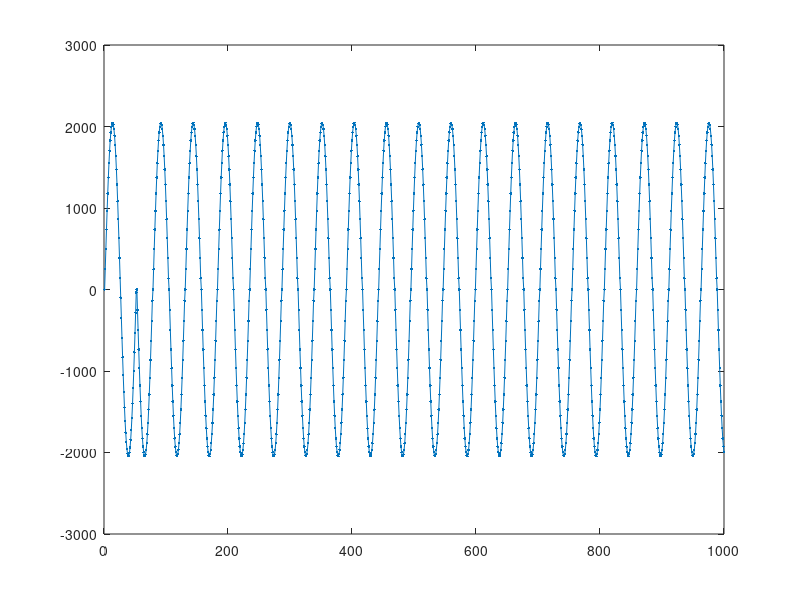

This chart was generated by the following MATLAB code:
clear
clc

onda=[0;12;25;37;50;62;75;87;100;112;125;138;150;163;175;188;200;213;225;238;250;263;275;287;300;312;325;337;349;362;
374;387;399;411;423;436;448;460;472;485;497;509;521;533;545;558;570;582;594;606;618;630;642;654;665;677;689;701;
713;724;736;748;760;771;783;794;806;818;829;840;852;863;875;886;897;909;920;931;942;953;964;976;987;998;1008;1019;
1030;1041;1052;1063;1073;1084;1095;1105;1116;1126;1137;1147;1158;1168;1178;1188;1199;1209;1219;1229;1239;1249;1259;
1269;1279;1288;1298;1308;1317;1327;1337;1346;1355;1365;1374;1383;1393;1402;1411;1420;1429;1438;1447;1456;1465;1473;
1482;1491;1499;1508;1516;1525;1533;1541;1550;1558;1566;1574;1582;1590;1598;1605;1613;1621;1629;1636;1644;1651;1659;
1666;1673;1680;1687;1695;1702;1708;1715;1722;1729;1736;1742;1749;1755;1762;1768;1774;1781;1787;1793;1799;1805;1811;
1816;1822;1828;1834;1839;1845;1850;1855;1861;1866;1871;1876;1881;1886;1891;1895;1900;1905;1909;1914;1918;1923;1927;
1931;1935;1939;1943;1947;1951;1955;1958;1962;1966;1969;1972;1976;1979;1982;1985;1988;1991;1994;1997;1999;2002;2005;
2007;2010;2012;2014;2016;2018;2021;2022;2024;2026;2028;2030;2031;2033;2034;2035;2037;2038;2039;2040;2041;2042;2043;
2043;2044;2045;2045;2046;2046;2046;2046;2046];

F =20;
cuenta=1;
indice=1;
cuenta=1;
for i=1:1:1000
   
				if (indice>1025) 
					indice=1;
                end
				if (cuenta>1025) 
					cuenta=1;
					indice=513;
                end
				if (indice<=256)  
					salida(i) = onda(indice);

                elseif (256<indice && indice<= 512) 		
					salida(i) = onda(256-(indice-257));
					
                elseif (512<indice && indice<= 768) 		
				    salida(i) = -onda(indice-512);
                elseif (768<indice && indice<= 1024) 		
   			   salida(i) = -onda(256-(indice-769));
                end
				
				indice=indice+F; 
				cuenta=cuenta+F;
end

plot(salida,'.-');